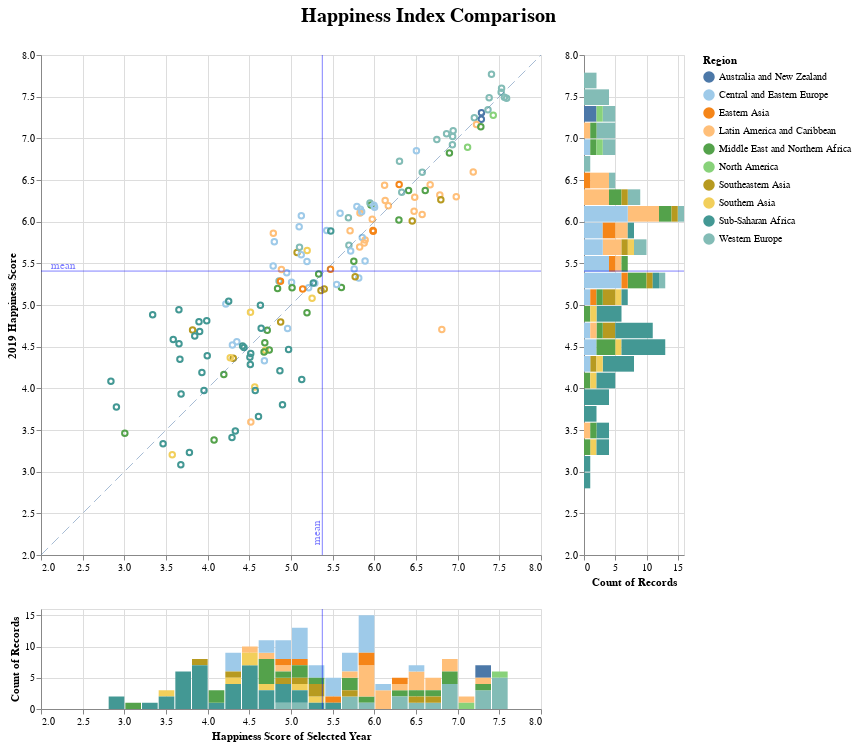

Notebook source saved alongside this figure:
### Markdown cell above
> Note: x-axis value can be changed by clicking the dropdown on the bottom of the chart.

### Code cell
#hide_input
altair_data = copy.deepcopy(happiness_data_yearly)


### data manipulation for chart
reshaped_df = altair_data[['Country','Region',
                           '2015','2016','2017',
                           '2018','2019']]
reshaped_df = reshaped_df.melt(id_vars=['Country','Region','2019'])
reshaped_df = reshaped_df.rename(columns={'variable':'X-Axis',
                                          'value':'Selected Year'})


### start drawing chart
chart = alt.Chart(reshaped_df)

### setup dropdown and filters
col_x = 'Selected Year'
col_y = '2019'

    ## dropdown
select_box = alt.binding_select(options=list(reshaped_df['X-Axis'].unique()))
selection_dropdown = alt.selection_single(name='Select Year for', fields=['X-Axis'], 
                                          bind=select_box,
                                          init={'X-Axis': '2015'})
    ## filters on legend
selection1 = alt.selection_multi(fields=['Region'], bind='legend')


### draw chart (main chart)
xscale = alt.Scale(domain=(2.0, 8.0))
yscale = alt.Scale(domain=(2.0, 8.0))


scatter = chart.mark_point().encode(
    alt.X(col_x, scale = xscale, title=''),
    alt.Y(col_y, scale = yscale, title='2019 Happiness Score'),
    color=alt.condition(selection1,'Region:N',alt.value('lightgray'),scale=alt.Scale(scheme='tableau20')),
    tooltip=['Country', 
             alt.Tooltip(col_x,title="Score Selected Year"),
             alt.Tooltip(col_y,title="Score 2019")],
    opacity=alt.condition(selection1, alt.value(1), alt.value(0.2))
).add_selection(
    selection_dropdown,
    selection1
).transform_filter(
    selection_dropdown 
).properties(
    height=500,
    width=500,
)


### draw chart (right secondary chart)
chart2 = chart.mark_bar().encode(
    alt.X('count()'),
    alt.Y(col_y, 
          bin=alt.Bin(maxbins=30, extent=yscale.domain), 
          title = "",
         axis=alt.Axis(values=[2,2.5,3,3.5,4,4.5,5,5.5,6,6.5,7,7.5,8], grid=True)),
    color='Region:N'
).transform_filter(
    selection_dropdown 
).transform_filter(
    selection1 
).properties(
    height=500,
    width=100
)

### draw chart (bottom secondary chart)
chart3 = chart.mark_bar().encode(
    alt.Y('count(Country)'),
    alt.X(col_x, 
            bin=alt.Bin(maxbins=30, extent=xscale.domain), 
            title='Happiness Score of Selected Year',
            axis=alt.Axis(values=[2,2.5,3,3.5,4,4.5,5,5.5,6,6.5,7,7.5,8], grid=True)),
    color='Region:N'
).transform_filter(
    selection_dropdown 
).transform_filter(
    selection1 
).properties(
    height=100,
    width=500
)

### draw average lines.
xmean = chart.mark_rule().encode(
    x='mean(' + col_x + '):Q',
    size=alt.value(0.5),
    color=alt.value('blue')
).transform_filter(
    selection_dropdown 
).transform_filter(
    selection1 
)

text_xmean = chart.mark_text(
    text='mean', angle=270, align='left', baseline='bottom', opacity=0.5, color="blue"
).encode(
    x='mean(' + col_x + '):Q', y=alt.value(490)
).transform_filter(
    selection_dropdown 
).transform_filter(
    selection1 
)

ymean = chart.mark_rule().encode(
    y='mean(' + col_y + '):Q',
    size=alt.value(0.5),
    color=alt.value('blue')
).transform_filter(
    selection_dropdown 
).transform_filter(
    selection1 
)

text_ymean = chart.mark_text(
    text='mean', angle=0, align='left', baseline='bottom', opacity=0.5, color="blue"
).encode(
    x=alt.value(10), y='mean(' + col_y + '):Q'
).transform_filter(
    selection_dropdown 
).transform_filter(
    selection1 
)

df = pd.DataFrame({
    col_x: range(min(int(np.floor(min(reshaped_df[col_x]))),
                     int(np.floor(min(reshaped_df[col_y])))),
                 max(int(np.ceil(max(reshaped_df[col_x])+1)),
                     int(np.floor(max(reshaped_df[col_y]))))),
    col_y: range(min(int(np.floor(min(reshaped_df[col_x]))),
                     int(np.floor(min(reshaped_df[col_y])))),
                 max(int(np.ceil(max(reshaped_df[col_x])+1)),
                     int(np.floor(max(reshaped_df[col_y])))))
})

others = alt.Chart(df).mark_line(strokeDash=[10,5]).encode(
    alt.X(col_x),
    alt.Y(col_y),
    size=alt.value(0.5)
)


## combine charts

final_chart = ((scatter+xmean+text_xmean+ymean+text_ymean+others) | (chart2+ymean) ) & (chart3+xmean)

final_chart.properties(
    title='Happiness Index Comparison'
).configure_title(
    fontSize=20,
    anchor='middle',
    color='black',
    dy=-20
)

### Figure 1 — Vega-Lite specification as saved in the notebook (floating-point values rounded to 4 significant figures; data arrays with more than 128 entries replaced by an {"elided": "..."} marker saying what was removed)
{"config": {"view": {"continuousWidth": 400, "continuousHeight": 300}, "title": {"anchor": "middle", "color": "black", "dy": -20, "fontSize": 20}}, "vconcat": [{"hconcat": [{"layer": [{"mark": "point", "encoding": {"color": {"condition": {"type": "nominal", "field": "Region", "scale": {"scheme": "tableau20"}, "selection": "selector001"}, "value": "lightgray"}, "opacity": {"condition": {"value": 1, "selection": "selector001"}, "value": 0.2}, "tooltip": [{"type": "nominal", "field": "Country"}, {"type": "quantitative", "field": "Selected Year", "title": "Score Selected Year"}, {"type": "quantitative", "field": "2019", "title": "Score 2019"}], "x": {"type": "quantitative", "field": "Selected Year", "scale": {"domain": [2.0, 8.0]}, "title": ""}, "y": {"type": "quantitative", "field": "2019", "scale": {"domain": [2.0, 8.0]}, "title": "2019 Happiness Score"}}, "height": 500, "selection": {"Select Year for": {"type": "single", "fields": ["X-Axis"], "bind": {"input": "select", "options": ["2015", "2016", "2017", "2018"]}, "init": {"X-Axis": "2015"}}, "selector001": {"type": "multi", "fields": ["Region"], "bind": "legend"}}, "transform": [{"filter": {"selection": "Select Year for"}}], "width": 500}, {"mark": "rule", "encoding": {"color": {"value": "blue"}, "size": {"value": 0.5}, "x": {"type": "quantitative", "aggregate": "mean", "field": "Selected Year"}}, "transform": [{"filter": {"selection": "Select Year for"}}, {"filter": {"selection": "selector001"}}]}, {"mark": {"type": "text", "align": "left", "angle": 270, "baseline": "bottom", "color": "blue", "opacity": 0.5, "text": "mean"}, "encoding": {"x": {"type": "quantitative", "aggregate": "mean", "field": "Selected Year"}, "y": {"value": 490}}, "transform": [{"filter": {"selection": "Select Year for"}}, {"filter": {"selection": "selector001"}}]}, {"mark": "rule", "encoding": {"color": {"value": "blue"}, "size": {"value": 0.5}, "y": {"type": "quantitative", "aggregate": "mean", "field": "2019"}}, "transform": [{"filter": {"selection": "Select Year for"}}, {"filter": {"selection": "selector001"}}]}, {"mark": {"type": "text", "align": "left", "angle": 0, "baseline": "bottom", "color": "blue", "opacity": 0.5, "text": "mean"}, "encoding": {"x": {"value": 10}, "y": {"type": "quantitative", "aggregate": "mean", "field": "2019"}}, "transform": [{"filter": {"selection": "Select Year for"}}, {"filter": {"selection": "selector001"}}]}, {"data": {"name": "data-7bc5b62282460f65b59d5dd0989d7637"}, "mark": {"type": "line", "strokeDash": [10, 5]}, "encoding": {"size": {"value": 0.5}, "x": {"type": "quantitative", "field": "Selected Year"}, "y": {"type": "quantitative", "field": "2019"}}}]}, {"layer": [{"mark": "bar", "encoding": {"color": {"type": "nominal", "field": "Region"}, "x": {"type": "quantitative", "aggregate": "count"}, "y": {"type": "quantitative", "axis": {"grid": true, "values": [2, 2.5, 3, 3.5, 4, 4.5, 5, 5.5, 6, 6.5, 7, 7.5, 8]}, "bin": {"extent": [2.0, 8.0], "maxbins": 30}, "field": "2019", "title": ""}}, "height": 500, "transform": [{"filter": {"selection": "Select Year for"}}, {"filter": {"selection": "selector001"}}], "width": 100}, {"mark": "rule", "encoding": {"color": {"value": "blue"}, "size": {"value": 0.5}, "y": {"type": "quantitative", "aggregate": "mean", "field": "2019"}}, "transform": [{"filter": {"selection": "Select Year for"}}, {"filter": {"selection": "selector001"}}]}]}]}, {"layer": [{"mark": "bar", "encoding": {"color": {"type": "nominal", "field": "Region"}, "x": {"type": "quantitative", "axis": {"grid": true, "values": [2, 2.5, 3, 3.5, 4, 4.5, 5, 5.5, 6, 6.5, 7, 7.5, 8]}, "bin": {"extent": [2.0, 8.0], "maxbins": 30}, "field": "Selected Year", "title": "Happiness Score of Selected Year"}, "y": {"type": "nominal", "aggregate": "count", "field": "Country"}}, "height": 100, "transform": [{"filter": {"selection": "Select Year for"}}, {"filter": {"selection": "selector001"}}], "width": 500}, {"mark": "rule", "encoding": {"color": {"value": "blue"}, "size": {"value": 0.5}, "x": {"type": "quantitative", "aggregate": "mean", "field": "Selected Year"}}, "transform": [{"filter": {"selection": "Select Year for"}}, {"filter": {"selection": "selector001"}}]}]}], "data": {"name": "data-8ae894fa4a0ddd945e1bdfd37798c578"}, "title": "Happiness Index Comparison", "$schema": "https://vega.github.io/schema/vega-lite/v4.8.1.json", "datasets": {"data-8ae894fa4a0ddd945e1bdfd37798c578": {"elided": "656 records"}, "data-7bc5b62282460f65b59d5dd0989d7637": [{"Selected Year": 2, "2019": 2}, {"Selected Year": 3, "2019": 3}, {"Selected Year": 4, "2019": 4}, {"Selected Year": 5, "2019": 5}, {"Selected Year": 6, "2019": 6}, {"Selected Year": 7, "2019": 7}, {"Selected Year": 8, "2019": 8}]}}
